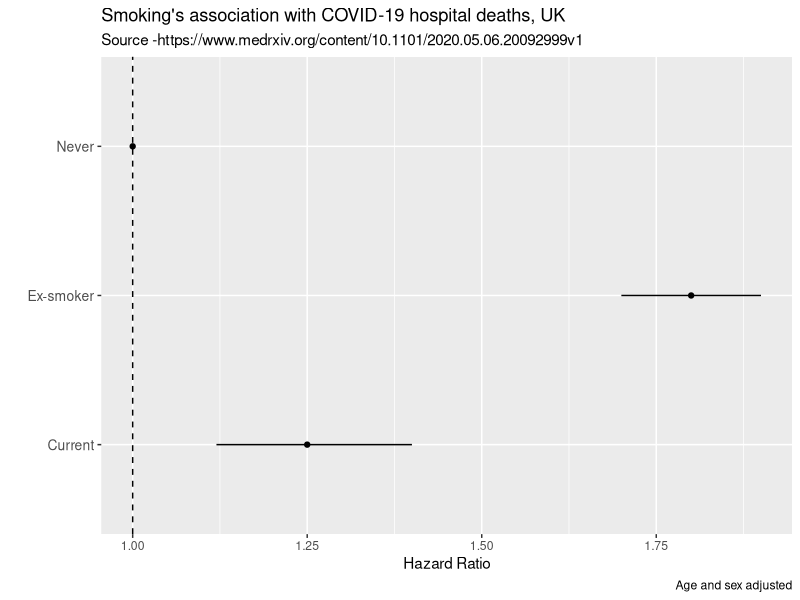
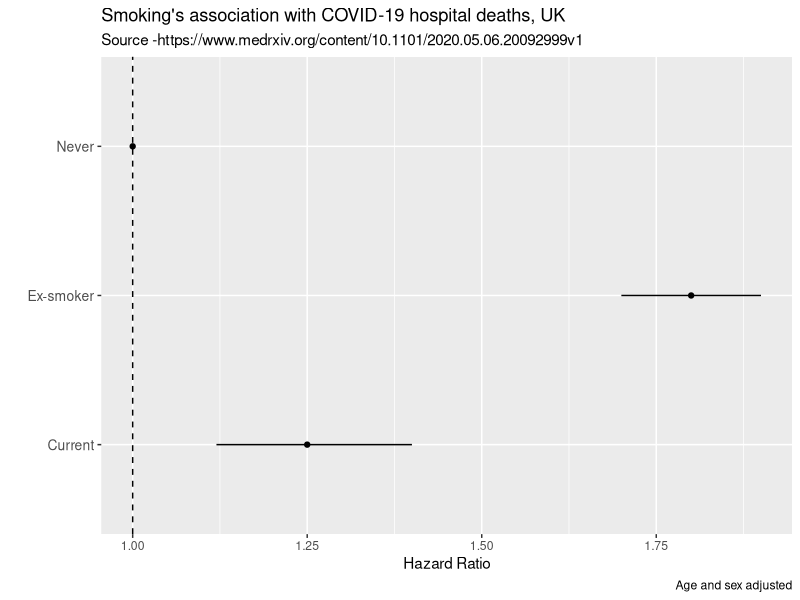

These figures' R source, in order:
library(readxl)
library(tidyverse)
df <-read_xlsx("tabula-2020.05.06.20092999v1.full.xlsx", col_names=c("rf", "unadjust", "adjust")) %>%
  select(-adjust) %>%
  separate(unadjust, c("hr", "ci"), sep = " ") %>%
  separate(ci, c("lci", "uci"), sep = "-") %>%
  mutate(lci=str_remove(lci, "[(]"), uci=str_remove(uci, "[)]")) %>%
  mutate(lci=str_remove(lci, "ref")) %>%
  mutate(lci=str_remove(lci, "[)]")) %>%
  mutate(hr=as.numeric(hr), lci=as.numeric(lci), uci=as.numeric(uci))
 
  
  
ggplot(slice(df,17:19), aes(x=hr, y=rf)) +
  geom_point() +
  geom_linerange(aes(xmin=lci, xmax=uci)) +
  theme(axis.text.y=element_text(size=10)) +
  geom_vline(xintercept = 1, linetype="dashed") +
  labs(title = "Smoking's association with COVID-19 hospital deaths, UK", subtitle="Source -https://www.medrxiv.org/content/10.1101/2020.05.06.20092999v1  ", 
       caption = "Age and sex adjusted") +
  ylab(" ") +
  xlab("Hazard Ratio")
ggsave("smoke.png")  
